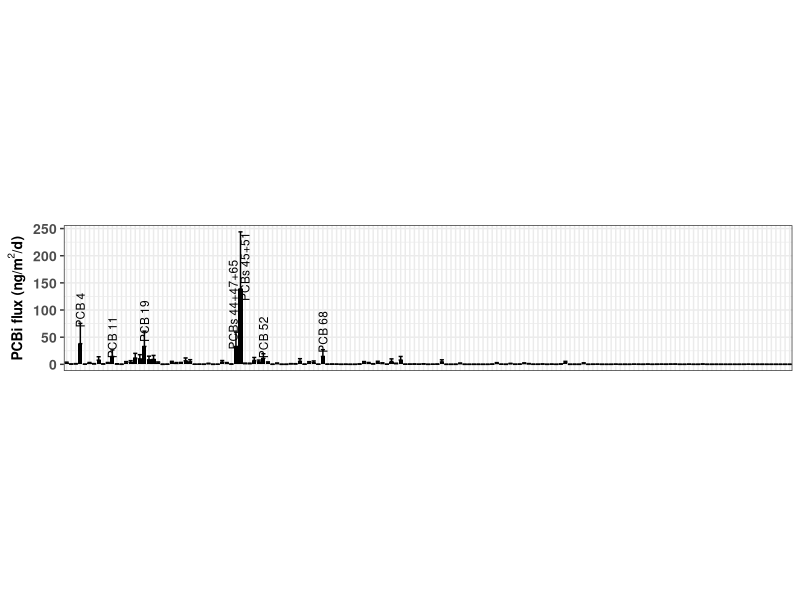

This figure's R source:
# Code to estimate individual PCB fluxes from Portland Harbor
# using 2018 and 2019 water samples
# Air data are not used in these calculations
# Monte Carlo simulation is included

# Packages and libraries needed -------------------------------------------
# Install package
install.packages("ggplot2")

# Load libraries
library(ggplot2)

# Chemical properties -----------------------------------------------------

# Create matrix to storage CP data
cp <- data.frame(matrix(NA, nrow = 159, ncol = 7))

# Add column names
colnames(cp) <- c('Congener', 'MW.PCB', 'nOrtho.Cl', 'H0.mean', 'H0.error',
                  'Kow.mean', 'Kow.error')

# Add PCB names
cp[,1] <- as.factor(c("PCB1", "PCB2", "PCB3", "PCB4", "PCB5", "PCB6", "PCB7", "PCB8",
                      "PCB9", "PCB10", "PCB11", "PCB12+13", "PCB14", "PCB15", "PCB16",
                      "PCB17", "PCB18+30", "PCB19", "PCB20+28", "PCB21+33", "PCB22",
                      "PCB23", "PCB24", "PCB25", "PCB26+29", "PCB27", "PCB31", "PCB32",
                      "PCB34", "PCB35", "PCB36", "PCB37", "PCB38", "PCB39", "PCB40+41+71",
                      "PCB42", "PCB43", "PCB44+47+65", "PCB45+51", "PCB46", "PCB48",
                      "PCB49+69", "PCB50+53", "PCB52", "PCB54", "PCB55", "PCB56", "PCB57",
                      "PCB58", "PCB59+62+75", "PCB60", "PCB61+70+74+76", "PCB63", "PCB64",
                      "PCB66", "PCB67", "PCB68", "PCB72", "PCB73", "PCB77", "PCB78",
                      "PCB79", "PCB80", "PCB81", "PCB82", "PCB83+99", "PCB84",
                      "PCB85+116+117", "PCB86+87+97+108+119+125", "PCB88+91", "PCB89",
                      "PCB90+101+113", "PCB92", "PCB93+95+98+100+102", "PCB94", "PCB96",
                      "PCB103", "PCB104", "PCB105", "PCB106", "PCB107+124", "PCB109",
                      "PCB110+115", "PCB111", "PCB112", "PCB114", "PCB118", "PCB120",
                      "PCB121", "PCB122", "PCB123", "PCB126", "PCB127", "PCB128+166",
                      "PCB129+138+160+163", "PCB130", "PCB131", "PCB132", "PCB133",
                      "PCB134+143", "PCB135+151+154", "PCB136", "PCB137", "PCB139+140",
                      "PCB141", "PCB142", "PCB144", "PCB145", "PCB146", "PCB147+149",
                      "PCB148", "PCB150", "PCB152", "PCB153+168", "PCB155", "PCB156+157",
                      "PCB158", "PCB159", "PCB161", "PCB162", "PCB164", "PCB165", "PCB167",
                      "PCB169", "PCB170", "PCB171+173", "PCB172", "PCB174", "PCB175",
                      "PCB176", "PCB177", "PCB178", "PCB179", "PCB180+193", "PCB181",
                      "PCB182", "PCB183+185", "PCB184", "PCB186", "PCB187", "PCB188",
                      "PCB189", "PCB190", "PCB191", "PCB192", "PCB194", "PCB195", "PCB196",
                      "PCB197+200", "PCB198+199", "PCB201", "PCB202", "PCB203", "PCB204",
                      "PCB205", "PCB206", "PCB207", "PCB208", "PCB209"))

# Add molecular weight
cp[1:3,2] <- c(188.644)
cp[4:14,2] <- c(223.088)
cp[15:34,2] <- c(257.532)
cp[35:64,2] <- c(291.976)
cp[65:93,2] <- c(326.42)
cp[94:124,2] <- c(360.864)
cp[125:145,2] <- c(395.308)
cp[146:155,2] <- c(429.752)
cp[156:158,2] <- c(465.740544)
cp[159,2] <- c(498.64)

# Add ortho Cl of individual PCB congeners
cp[,3] <- c(1,	0,	0,	2,	1,	1,	1,	1,	1,	2,	0,
            0,	0,	0,	2,	2,	2,	3,	1,	1,	1,	1,
            2,	1,	1,	2,	1,	2,	1,	0,	0,	0,	0,
            0,	2,	2,	2,	2,	3,	3,	2,	2,	3,	2,
            4,	1,	1,	1,	1,	2,	1,	1,	1,	2,	1,
            1,	1,	1,	2,	0,	0,	0,	0,	0,	2,	2,
            3,	2,	2,	3,	3,	2,	2,	3,	3,	4,	3,
            4,	1,	2,	1,	2,	2,	1,	2,	1,	1,	1,
            2,	1,	1,	0,	0,	2,	2,	2,	3,	3,	2,
            3,	3,	4,	2,	3,	2,	3,	3,	4,	2,	3,
            3,	4,	4,	2,	4,	1,	2,	1,	2,	1,	2,
            2,	1,	0,	2,	3,	2,	3,	3,	4,	3,	3,
            4,	2,	3,	3,	3,	4,	4,	3,	4,	1,	2,
            2,	2,	1,	3,	3,	4,	3,	4,	4,	3,	4,
            2,	3,	4,	4,	4)

# Add log10 Ho of individual PCB congeners
cp[,4] <- c(-3.526,	-3.544,	-3.562,	-3.483,	-3.622,	-3.486,	-3.424,	-3.518,	-3.49,
            -3.373,	-3.537,	-3.595,	-3.376,	-3.649,	-3.6,	-3.428,	-3.495,	-3.355,
            -3.544,	-3.62,	-3.719,	-3.497,	-3.5,	-3.5,	-3.526,	-3.393,	-3.562,
            -3.407,	-3.375,	-3.3745,	-3.473,	-3.818,	-3.634,	-3.524,	-3.503,
            -3.592,	-3.475,	-3.638,	-3.45,	-3.47,	-3.519,	-3.452,	-3.366,	-3.496,
            -3.242,	-3.739,	-3.82,	-3.568,	-3.602,	-3.517,	-3.816,	-3.694,	-3.615,
            -3.565,	-3.693,	-3.631,	-3.424,	-3.441,	-3.284,	-3.989,	-3.787,	-3.705,
            -3.426,	-3.844,	-3.835,	-3.603,	-3.6,	-3.716,	-3.736,	-3.461,	-3.526,
            -3.61,	-3.585,	-3.523,	-3.407,	-3.387,	-3.298,	-3.13,	-4.003,	-3.783,
            -3.768,	-3.55,	-3.707,	-3.574,	-3.574,	-3.845,	-3.901,	-3.61,	-3.253,
            -3.901,	-3.759,	-4.087,	-3.807,	-3.984,	-3.886,	-3.817,	-3.616,	-3.693,
            -3.691,	-3.639,	-3.548,	-3.492,	-3.731,	-3.483,	-3.76,	-3.502,	-3.529,
            -3.328,	-3.727,	-3.625,	-3.367,	-3.296,	-3.369,	-3.783,	-3.075,	-4.053,
            -3.782,	-3.808,	-3.545,	-3.881,	-3.754,	-3.56,	-3.959,	-4.186,	-4.059,
            -3.763,	-3.924,	-3.772,	-3.651,	-3.527,	-3.787,	-3.671,	-3.56,	-3.969,
            -3.638,	-3.59,	-3.696,	-3.339,	-3.434,	-3.693,	-3.353,	-3.177,	-3.95,
            -3.876,	-3.718,	-4.174,	-3.926,	-3.884,	-3.619,	-3.644,	-3.884,	-3.651,
            -3.853,	-3.463,	-4.059,	-4.059,	-3.772,	-3.777,	-3.948)

# Add Ho error
cp[,5] <- c(0.662)

# Add log10 Kow of individual PCB congeners
cp[,6] <- c(4.46,	4.69,	4.69,	4.65,	4.97,	5.06,	5.07,	5.07,	5.06,
            4.84,	5.28,	5.29,	5.28,	5.3,	5.16,	5.25,	5.24,	5.02,
            5.67,	5.6,	5.58,	5.57,	5.35,	5.67,	5.66,	5.44,	5.67,
            5.44,	5.66,	5.82,	5.88,	5.83,	5.76,	5.89,	5.98,	5.76,
            5.75,	5.75,	5.53,	5.53,	5.78,	5.85,	5.62,	5.84,	5.21,
            6.11,	6.11,	6.17,	6.17,	5.95,	6.11,	6.2,	6.17,	5.95,
            6.2,	6.2,	6.26,	6.26,	6.04,	6.36,	6.35,	6.42,	6.48,
            6.36,	6.2,	6.39,	6.04,	6.3,	6.29,	6.13,	6.07,	6.38,
            6.35,	6.13,	6.13,	5.71,	6.22,	5.81,	6.65,	6.64,	6.73,
            6.48,	6.48,	6.76,	6.45,	6.65,	6.74,	6.79,	6.64,	6.64,
            6.74,	6.89,	6.95,	6.74,	6.83,	6.8,	6.58,	6.58,	6.86,
            6.55,	6.64,	6.22,	6.83,	6.67,	6.82,	6.51,	6.67,	6.25,
            6.89,	6.67,	6.73,	6.32,	6.22,	6.92,	6.41,	7.18,	7.02,
            7.24,	7.08,	7.24,	7.02,	7.05,	7.27,	7.42,	7.27,	7.11,
            7.33,	7.11,	7.17,	6.76,	7.08,	7.14,	6.73,	7.36,	7.11,
            7.2,	7.2,	6.85,	6.69,	7.17,	6.82,	7.71,	7.46,	7.55,
            7.52,	7.8,	7.56,	7.65,	7.27,	7.2,	7.62,	7.24,	7.65,
            7.3,	8,	8.09,	7.74,	7.71,	8.18)

# Add Kow error
cp[,7] <- c(0.32)

# Update names
Congener <- cp$Congener
MW.PCB <- cp$MW.PCB
nOrtho.Cl <- cp$nOrtho.Cl
H0.mean <- cp$H0.mean
H0.error <- cp$H0.error
Kow.mean <- cp$Kow.mean
Kow.error <- cp$Kow.error

# Water concentrations ----------------------------------------------------

# Read water concentrations
wc.raw <- read.csv("WaterConcentrationV02.csv")
# Different approaches to use the data
# Prepare data [pg/L] = [ng/m3]
wc.1 <- subset(wc.raw, select = -c(SampleID:Units))
wc.2 <- cbind(wc.raw$LocationID, wc.1)
colnames(wc.2)[1] <- "LocationID"
# (1) All samples
# (i) Mean and standard deviation
wc.ave <- sapply(wc.1, mean, na.rm = TRUE)
wc.sd <- sapply(wc.1, sd, na.rm = TRUE)
wc.3 <- data.frame(t(rbind(wc.ave, wc.sd)))
C.PCB.water.mean <- wc.3$wc.ave
C.PCB.water.sd <- wc.3$wc.sd
# (ii) Geometric mean and geometric standard deviation
# Log 10 individual PCBs
wc.log <- log10(wc.1)
wc.gm <- exp(sapply(wc.log, mean, na.rm = TRUE))
wc.gsd <- exp(sapply(wc.log, sd, na.rm = TRUE))
wc.4 <- data.frame(t(rbind(wc.gm, wc.gsd)))
C.PCB.water.gm <- wc.4$wc.gm
C.PCB.water.gsd <- wc.4$wc.gsd
# (2) Specific site
# Selected site
wc.POH001 <- wc.2[wc.2$LocationID == 'WCPCB_OR-POH001', ]
wc.POH002 <- wc.2[wc.2$LocationID == 'WCPCB_OR-POH002', ]
wc.POH003 <- wc.2[wc.2$LocationID == 'WCPCB_OR-POH003', ]
wc.POH004 <- wc.2[wc.2$LocationID == 'WCPCB_OR-POH004', ]
wc.POH005 <- wc.2[wc.2$LocationID == 'WCPCB_OR-POH005', ]
wc.POH006 <- wc.2[wc.2$LocationID == 'WCPCB_OR-POH006', ]
wc.POH007 <- wc.2[wc.2$LocationID == 'WCPCB_OR-POH007', ]
# Calculate mean and sd for each site
# WCPCB_OR-POH001
wc.POH001.ave <- sapply(wc.POH001[, 2:160], mean, na.rm = TRUE)
wc.POH001.sd <- sapply(wc.POH001[, 2:160], sd, na.rm = TRUE)
wc.POH001.2 <- data.frame(t(rbind(wc.POH001.ave, wc.POH001.sd)))
C.PCB.water.POH001.mean <- wc.POH001.2$wc.POH001.ave
C.PCB.water.POH001.sd <- wc.POH001.2$wc.POH001.sd
# WCPCB_OR-POH002
wc.POH002.ave <- sapply(wc.POH002[, 2:160], mean, na.rm = TRUE)
wc.POH002.sd <- sapply(wc.POH002[, 2:160], sd, na.rm = TRUE)
wc.POH002.2 <- data.frame(t(rbind(wc.POH002.ave, wc.POH002.sd)))
C.PCB.water.POH002.mean <- wc.POH002.2$wc.POH002.ave
C.PCB.water.POH002.sd <- wc.POH002.2$wc.POH002.sd
# WCPCB_OR-POH003
wc.POH003.ave <- sapply(wc.POH003[, 2:160], mean, na.rm = TRUE)
wc.POH003.sd <- sapply(wc.POH003[, 2:160], sd, na.rm = TRUE)
wc.POH003.2 <- data.frame(t(rbind(wc.POH003.ave, wc.POH003.sd)))
C.PCB.water.POH003.mean <- wc.POH003.2$wc.POH003.ave
C.PCB.water.POH003.sd <- wc.POH003.2$wc.POH003.sd
# WCPCB_OR-POH004
wc.POH004.ave <- sapply(wc.POH004[, 2:160], mean, na.rm = TRUE)
wc.POH004.sd <- sapply(wc.POH004[, 2:160], sd, na.rm = TRUE)
wc.POH004.2 <- data.frame(t(rbind(wc.POH004.ave, wc.POH004.sd)))
C.PCB.water.POH004.mean <- wc.POH004.2$wc.POH004.ave
C.PCB.water.POH004.sd <- wc.POH004.2$wc.POH004.sd
# WCPCB_OR-POH005
wc.POH005.ave <- sapply(wc.POH005[, 2:160], mean, na.rm = TRUE)
wc.POH005.sd <- sapply(wc.POH005[, 2:160], sd, na.rm = TRUE)
wc.POH005.2 <- data.frame(t(rbind(wc.POH005.ave, wc.POH005.sd)))
C.PCB.water.POH005.mean <- wc.POH005.2$wc.POH005.ave
C.PCB.water.POH005.sd <- wc.POH005.2$wc.POH005.sd
# WCPCB_OR-POH006
wc.POH006.ave <- sapply(wc.POH006[, 2:160], mean, na.rm = TRUE)
wc.POH006.sd <- sapply(wc.POH006[, 2:160], sd, na.rm = TRUE)
wc.POH006.2 <- data.frame(t(rbind(wc.POH006.ave, wc.POH006.sd)))
C.PCB.water.POH006.mean <- wc.POH006.2$wc.POH006.ave
C.PCB.water.POH006.sd <- wc.POH006.2$wc.POH006.sd
# WCPCB_OR-POH007
wc.POH007.ave <- sapply(wc.POH007[, 2:160], mean, na.rm = TRUE)
wc.POH007.sd <- sapply(wc.POH007[, 2:160], sd, na.rm = TRUE)
wc.POH007.2 <- data.frame(t(rbind(wc.POH007.ave, wc.POH007.sd)))
C.PCB.water.POH007.mean <- wc.POH007.2$wc.POH007.ave
C.PCB.water.POH007.sd <- wc.POH007.2$wc.POH007.sd

# (3) Average of the three highest samples
# WCPCB_OR-POH003 8/22/18, WCPCB_OR-POH004 8/21/18 &
# WCPCB_OR-POH005 8/23/18
wc.hi <- wc.2[c(7, 10, 13), 2:160]
C.PCB.water.hi.ave <- sapply(wc.hi, mean)
C.PCB.water.hi.sd <- sapply(wc.hi, sd)

# Select water concentration to be used
C.PCB.water.ave <- C.PCB.water.hi.ave
C.PCB.water.error <- C.PCB.water.hi.sd

# Meteorological data -----------------------------------------------------

# Meteorological data
# 2018-08
tair.mean <- 21.3 # C, data from NOAA
tair.error <- 5.27 # C, data from NOAA
twater.mean <- 23.24 # C, data from USGS
twater.error <- 1.29 # C, data from USGS
u.mean <- 2.35 # m/s, data from NOAA
u.error <- 1.58 # m/s, data from NOAA
# Transfor u @6.7 m to @10 m
u10.mean <- (10.4/(log(6.7) + 8.1))*u.mean
u10.error <- (10.4/(log(6.7) + 8.1))*u.error 
P.mean <- 1016 # mbar, data from NOAA
P.error <- 3.23 # mbar, data from NOAA

# Flux calculations -------------------------------------------------------

# Flux function
final.result = function(MW.PCB, H0.mean, H0.error, 
         C.PCB.water.ave, C.PCB.water.error, nOrtho.Cl,
         Kow.mean, Kow.error) {
# fixed parameters

R <- 8.3144 # [Pa m3/K/mol]
T <- 298.15 # [K]

F.PCB.aw <- NULL
# number of replicates for Monte Carlo simulation
for (replication in 1:1000) {

# Random parameters
# Parameters for calculating Delta Uaw
a <- rnorm(1, 0.085, 0.007)
b <- rnorm(1, 1, 0.5)
c <- rnorm(1, 32.7, 1.6)
# Parameter for calculating Delta Uoa
a2 <- rnorm(1, 0.13, 0.02) 
b2 <- rnorm(1, 2.9, 1.2)
c2 <- rnorm(1, 47.8, 4.3)
# Henry's law constant [Pa m3/mol]
H0 <- rnorm(1, H0.mean, H0.error)
# Octanol-water partition coefficient [Lwater/Loctanol]
Kow <- rnorm(1, Kow.mean, Kow.error) 
# PCB water concentration [pg/L] = [ng/m3]
# Concentrations can be changed
C.PCB.water <- abs(rnorm(1, C.PCB.water.ave, C.PCB.water.error)) # [pg/L]
# DOC [mg/L] (Spencer et al 2012)
DOC <- abs(rnorm(1, 2, 0.3))
# Water temperature [C]
T.water <- rnorm(1, twater.mean, twater.error)
# Air temperature [C]
T.air <- rnorm(1, tair.mean, tair.error)
# atmospheric pressure [mbar]
P <- rnorm(1, P.mean, P.error)
# Wind speed @10 m [m/s]
u <- abs(rnorm(1, u10.mean, u10.error))

# Computed values
# Henry's law constant (HLC) corrections
# PCB internal energy for the transfer of water to air transfer
DeltaUaw <- (a*MW.PCB-b*nOrtho.Cl+c)*1000 # [J/mol]
# Transform HLC to K
K <- 10^(H0)*101325/(R*T) # [Lwater/Lair]
# Correct K using water temperature
K.air.water <- K*exp(-(DeltaUaw/R)*(1/(T.water + 273.15) - 1/T)) # [Lwater/Lair]
# Final K (corrected by air and water temperature)
K.final <- K.air.water*(T.water + 273.15)/(T.air + 273.15) # [Lwater/Lair]

# KDOC calculation and correction
# PCB internal energy for the transfer of octanol-air
DeltaUoa <- (-a2*MW.PCB+b2*nOrtho.Cl-c2)*1000 # [J/mol]
# PCB internal energy for the transfer of octanol-water
DeltaUow <- DeltaUoa + DeltaUaw # [J/mol]
# Octanol-water partition coefficient corrected by water temperature
Kow.water.t <- 10^(Kow)*exp(-(DeltaUow/R)*(1/(T.water + 273.15)-1/T)) # [Loctanol/Lwater]
# DOC-water partition coefficient
Kdoc.t <- 0.06*Kow.water.t # [Lwater/kgdoc]

# Freely dissolved water concentration calculations
C.PCB.water.f <- C.PCB.water/(1 + Kdoc.t*DOC/1000^2) # [ng/m3]

# Air-water mass transfer calculations
# (1) Air side mass transfer calculations
# Water diffusivity in air corrected by air
# temperature and atmospheric pressure
D.water.air <- (10^(-3)*1013.25*((273.15+T.air)^1.75*((1/28.97) +
                (1/18.0152))^(0.5))/P/(20.1^(1/3) + 9.5^(1/3))^2) # [cm2/s]
# PCB diffusivity in air
D.PCB.air <- D.water.air*(MW.PCB/18.0152)^(-0.5) # [cm2/s]
# Water vapor exchange velocity in air (from eq. 20-15)
V.water.air <- 0.2*u + 0.3 # u @10 meter [cm/s]
# Air side mass transfer
V.PCB.air <- V.water.air*(D.PCB.air/D.water.air)^(2/3) # [cm/s]

# (2) Water side mass transfer calculations
# Dynamic viscosity of water at water temperature [kg/m/s]
visc.water <- 10^(-4.5318-220.57/(149.39 - (273.15 + T.water)))
# Water density corrected at water temperature [kg/m3]
dens.water <- (999.83952+16.945176*T.water - 7.9870401*10^-3*T.water^2
               - 46.170461*10^-6*3 + 105.56302*10^-9*T.water^4 -
                 280.54253*10^-12*T.water^5)/(1 + 16.87985*10^-3*T.water)
# Kinematic viscosity of water
v.water <- visc.water/dens.water*100^2 # [cm2/s]
# CO2 diffusivity in water at water temperature
diff.co2 <- 0.05019*exp(-19.51*1000/(273.15 + T.water)/R) # [cm2/s]
# PCB diffusivity in water 
D.PCB.water <- diff.co2*(MW.PCB/44.0094)^(-0.5) # [cm2/s]
# PCB Schmidt number in water []
Sc.PCB.water <- v.water/D.PCB.water
# CO2 Schmidt number in water
Sc.co2.water <- v.water/diff.co2
# k600 calculations, u in [m/s], k600 originally [cm/h]
# from Alin et al., 2011
k600 <- (4.46 + 7.11*u)/60/60 # [cm/s]
# Water side mass transfer (from eq. 20-24)
if(u > 5){
  V.PCB.water <- k600*(Sc.PCB.water/Sc.co2.water)^(-0.5)  
} else {
  V.PCB.water <- k600*(Sc.PCB.water/Sc.co2.water)^(-2/3)
} # [cm/s]

# Air-water mass transfer
mtc.PCB <- ((1/V.PCB.water+1/(V.PCB.air*K.final)))^(-1) # [cm/s]
# Flux calculations
F.PCB.aw <- c(F.PCB.aw, mtc.PCB*(C.PCB.water.f)*(60*60*24)/100) # [ng/m2/d]

}

mmm <-mean(F.PCB.aw) #ng/m2/day
sss <- sd(F.PCB.aw) #ng/m2/day
q2.5 <- quantile(F.PCB.aw, 0.025, na.rm = TRUE)
q97.5 <- quantile(F.PCB.aw, 0.975, na.rm = TRUE)

c(mmm, sss, q2.5, q97.5)

}

# Final calculations ------------------------------------------------------

Num.Congener <- length(Congener)

result <- NULL
for (i in 1:Num.Congener) {
	result <- rbind(result, final.result(MW.PCB[i], H0.mean[i], H0.error[i], 
         C.PCB.water.ave[i], C.PCB.water.error[i], nOrtho.Cl[i],
         Kow.mean[i], Kow.error[i]))
}

# Compiling results
final.result = data.frame(Congener, result)
names(final.result) = c("Congener", "Mean (ng/m2/d)",
                        "Std (ng/m2/d)", "2.5%CL (ng/m2/d)",
                        "97.5%CL (ng/m2/d)")

# Select individual PCB fluxes --------------------------------------------
# Select individual congeners
# PCB4
print(final.result[4,])
# PCB11
print(final.result[11,])
# PCB44+47+65
print(final.result[38,])
# PCB45+51
print(final.result[39,])
# PCB68
print(final.result[57,])

# Plot fluxes -------------------------------------------------------------
# Organize x-axis
final.result$Congener <- as.character(final.result$Congener)
#Then turn it back into a factor with the levels in the correct order
final.result$Congener <- factor(final.result$Congener,
                            levels = unique(final.result$Congener))

ggplot(final.result, aes(x = Congener, y = `Mean (ng/m2/d)`)) +
  geom_bar(position = position_dodge(), stat = "identity",
           fill = "black") +
  geom_errorbar(aes(ymin = `Mean (ng/m2/d)`,
                    ymax = (`Mean (ng/m2/d)` + `Std (ng/m2/d)`)),
                width = 0.9, position = position_dodge(0.9)) +
  xlab("") +
  theme_bw() +
  theme(aspect.ratio = 5/25) +
  ylab(expression(bold("PCBi flux (ng/m"^2*"/d)"))) +
  theme(axis.text.y = element_text(face = "bold", size = 10),
        axis.title.y = element_text(face = "bold", size = 10)) +
  theme(axis.title.x=element_blank(),
        axis.text.x=element_blank(),
        axis.ticks.x=element_blank()) +
  annotate("text", x = 4, y = 100, label = "PCB 4", size = 3,
           fontface = 1, angle = 90) +
  annotate("text", x = 11, y = 50, label = "PCB 11", size = 3,
           fontface = 1, angle = 90) +
  annotate("text", x = 18, y = 80, label = "PCB 19",
           size = 3, fontface = 1, angle = 90) +
  annotate("text", x = 37.4, y = 110, label = "PCBs 44+47+65",
           size = 3, fontface = 1, angle = 90) +
  annotate("text", x = 40, y = 180, label = "PCBs 45+51",
           size = 3, fontface = 1, angle = 90) +
  annotate("text", x = 44, y = 50, label = "PCB 52",
           size = 3, fontface = 1, angle = 90) +
  annotate("text", x = 57, y = 60, label = "PCB 68",
           size = 3, fontface = 1, angle = 90)
